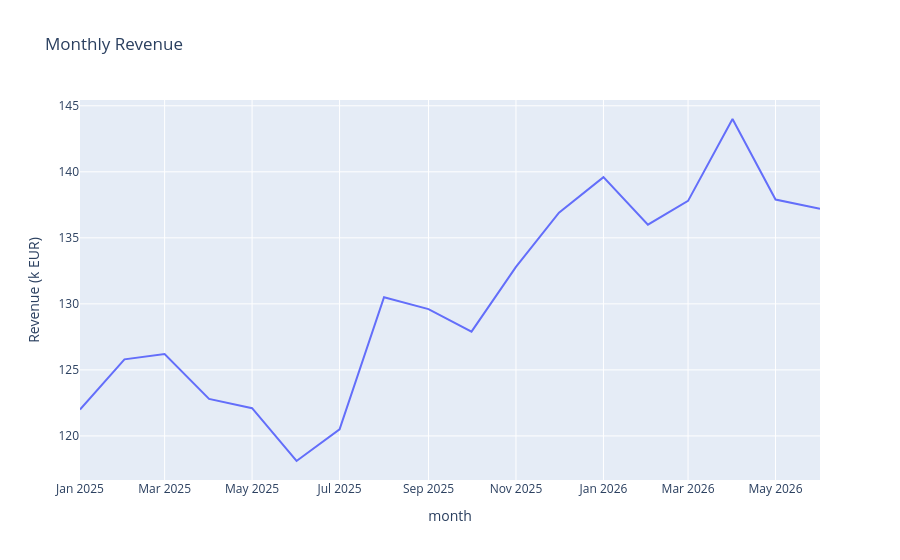

The cell this chart's notebook holds for it:
### Markdown cell above
Revenue per month. Hover a point for the exact value.

### Code cell
px.line(sales, x='month', y='revenue', title='Monthly Revenue', labels={'revenue': 'Revenue (k EUR)'})

### Figure 1 — Plotly figure (JSON) as saved in the notebook; plotly's stock layout.template omitted (floating-point values rounded to 4 significant figures)
{"data": [{"hovertemplate": "month=%{x}<br>Revenue (k EUR)=%{y}<extra></extra>", "legendgroup": "", "line": {"color": "#636efa", "dash": "solid"}, "marker": {"symbol": "circle"}, "mode": "lines", "name": "", "orientation": "v", "showlegend": false, "type": "scatter", "x": ["2025-01-01T00:00:00.000000", "2025-02-01T00:00:00.000000", "2025-03-01T00:00:00.000000", "2025-04-01T00:00:00.000000", "2025-05-01T00:00:00.000000", "2025-06-01T00:00:00.000000", "2025-07-01T00:00:00.000000", "2025-08-01T00:00:00.000000", "2025-09-01T00:00:00.000000", "2025-10-01T00:00:00.000000", "2025-11-01T00:00:00.000000", "2025-12-01T00:00:00.000000", "2026-01-01T00:00:00.000000", "2026-02-01T00:00:00.000000", "2026-03-01T00:00:00.000000", "2026-04-01T00:00:00.000000", "2026-05-01T00:00:00.000000", "2026-06-01T00:00:00.000000"], "xaxis": "x", "y": [122.0, 125.8, 126.2, 122.8, 122.1, 118.1, 120.5, 130.5, 129.6, 127.9, 132.8, 136.9, 139.6, 136.0, 137.8, 144.0, 137.9, 137.2], "yaxis": "y"}], "layout": {"legend": {"tracegroupgap": 0}, "title": {"text": "Monthly Revenue"}, "xaxis": {"anchor": "y", "domain": [0.0, 1.0], "title": {"text": "month"}}, "yaxis": {"anchor": "x", "domain": [0.0, 1.0], "title": {"text": "Revenue (k EUR)"}}}}
